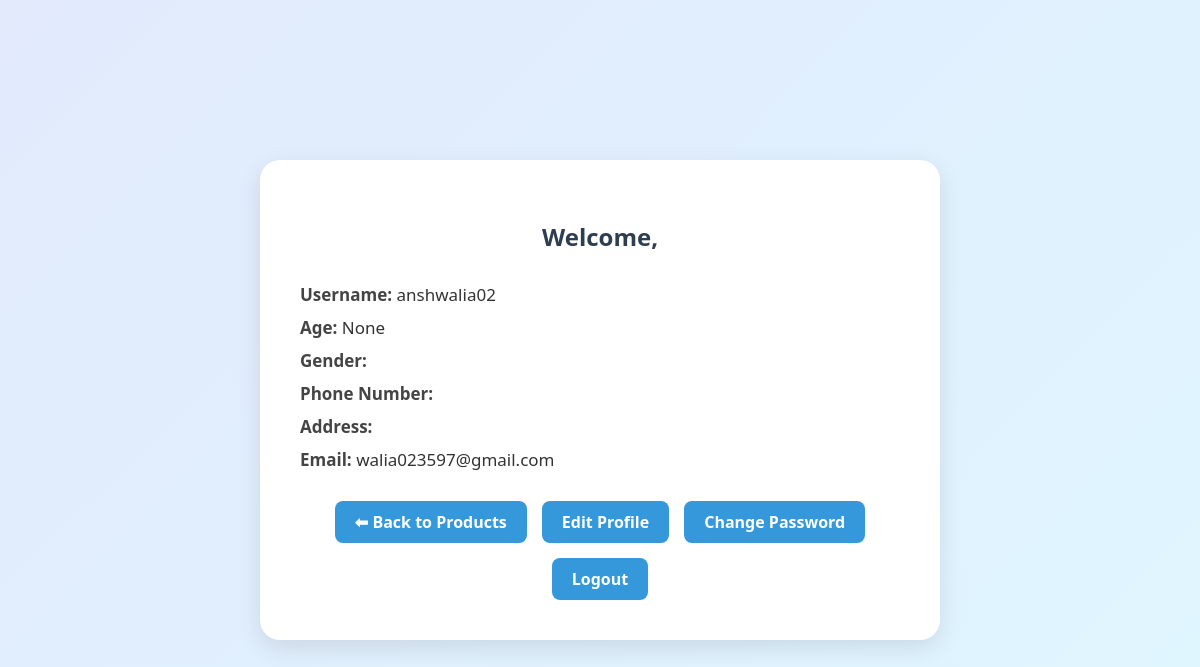
Page /dashboard/ (signed in) on the committed database.
### signup/models.py (models this page shows, shortened)
class UserInfo(AbstractUser):
    GENDER_CHOICES = [('Male', 'Male'), ('Female', 'Female'), ('Other', 'Other')]
    name = models.CharField(max_length=100)
    age = models.IntegerField(null=True, blank=True)
    gender = models.CharField(max_length=10, choices=GENDER_CHOICES)
    phone_number = models.CharField(max_length=15)
    address = models.CharField(max_length=255)
    email = models.EmailField(unique=True)
    otp = models.CharField(max_length=6, blank=True, null=True)

### signup/views.py (the view)
# urls.py: path('dashboard/',views.dashboard_view, name='dashboard'),
@login_required
def dashboard_view(request):
    user = request.user
    return render(request, 'signup/dashboard.html', {'user': user})

### signup/templates/signup/dashboard.html (shortened to what this page needs)
<!DOCTYPE html>
<html lang="en">
<head>
</head>
<body>
<div class="dashboard-container">
    <h2>Welcome, {{ user.name }}</h2>
    <div class="info">
        <p><strong>Username:</strong> {{ user.username }}</p>
        <p><strong>Age:</strong> {{ user.age }}</p>
        <p><strong>Gender:</strong> {{ user.gender }}</p>
        <p><strong>Phone Number:</strong> {{ user.phone_number }}</p>
        <p><strong>Address:</strong> {{ user.address }}</p>
        <p><strong>Email:</strong> {{ user.email }}</p>
    </div>
    <div class="actions">
        <a href="{% url 'product_list' %}" class="back-btn">⬅ Back to Products</a>
        <a href="{% url 'edit_profile' %}">Edit Profile</a>
        <a href="{% url 'password_change' %}">Change Password</a>
        <a href="{% url 'logout' %}">Logout</a>
    </div>
</div>
</body>
</html>

### signup/templates/signup/dashboard.html (style rules this page uses)
body { font-family: 'Segoe UI', Tahoma, Geneva, Verdana, sans-serif; margin: 0; padding: 0; background: linear-gradient(135deg, #e2eafc, #dff6ff); display: flex; justify-content: center; align-items: center; height: 100vh; }
.dashboard-container { background-color: #fff; padding: 40px; border-radius: 20px; box-shadow: 0 8px 25px rgba(0, 0, 0, 0.1); width: 100%; max-width: 600px; }
h2 { color: #2c3e50; text-align: center; margin-bottom: 30px; }
.info p { font-size: 17px; margin: 10px 0; color: #333; }
.info strong { color: #444; }
.actions { margin-top: 30px; display: flex; flex-wrap: wrap; gap: 15px; justify-content: center; }
.actions a { text-decoration: none; padding: 10px 20px; border-radius: 8px; font-weight: bold; background-color: #3498db; color: white; transition: background-color 0.3s ease; }
.back-btn { background-color: #28a745; }

### rows in the picture
UserInfo: username "anshwalia02", age "None", email "walia023597@gmail.com"
